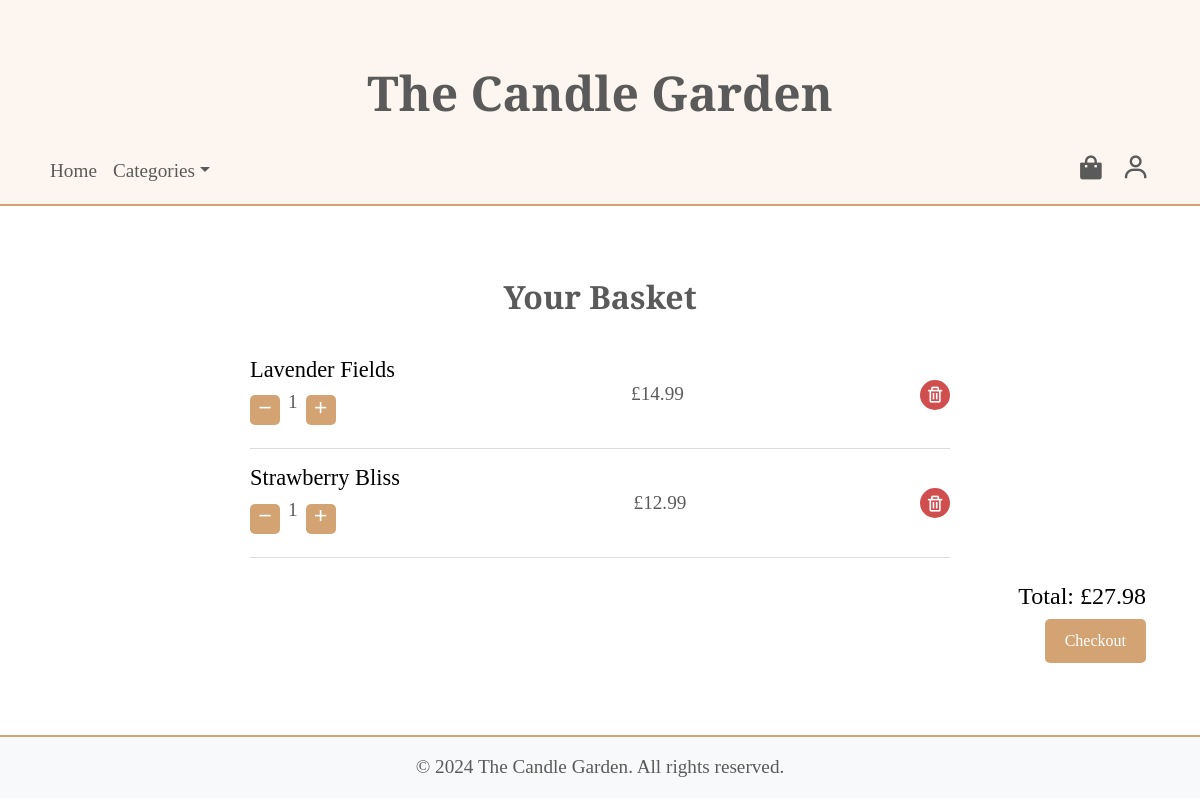
Before: /basket (signed in) with the older database file.
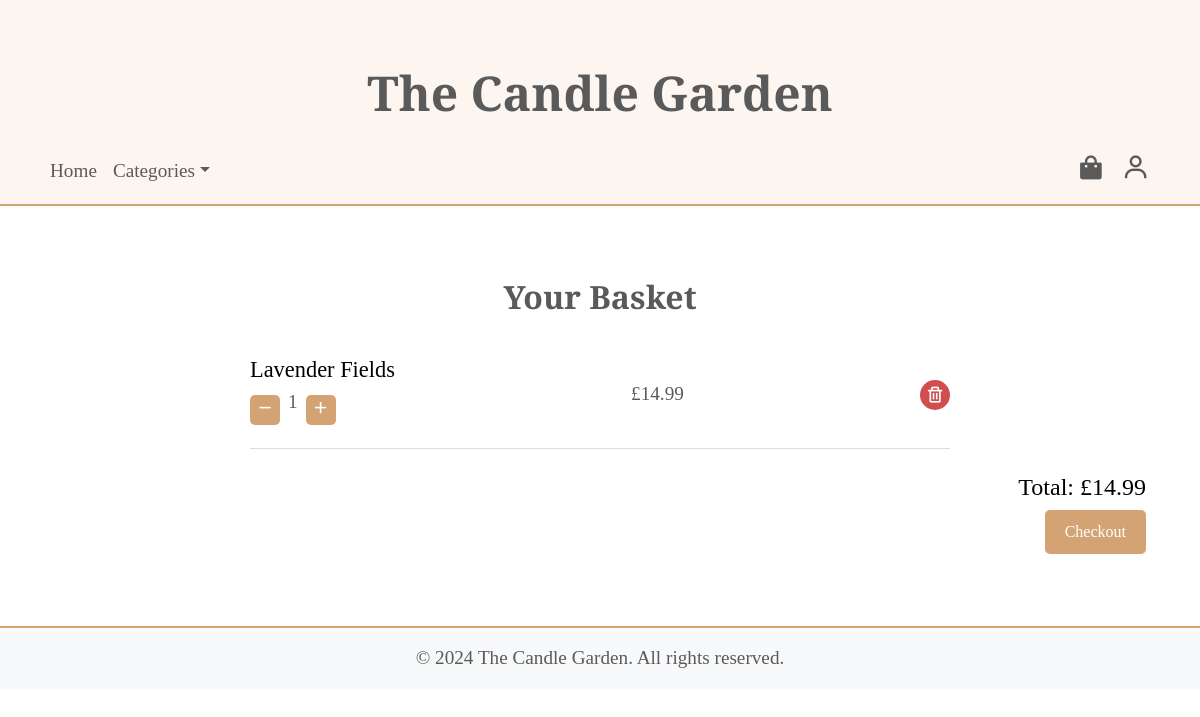
After: the same page with the newer database file.
### app/models.py (models this page shows, shortened)
class BasketItem(db.Model):
    id = db.Column(db.Integer, primary_key=True)
    basket_id = db.Column(db.Integer, db.ForeignKey('basket.id'), nullable=False)
    candle_id = db.Column(db.Integer, db.ForeignKey('candle.id'), nullable=False)
    quantity = db.Column(db.Integer, nullable=False, default=1)
    basket = db.relationship('Basket', back_populates='items')
    candle = db.relationship('Candle')

class Candle(db.Model):
    id = db.Column(db.Integer, primary_key=True)
    name = db.Column(db.String(100), nullable=False, unique=True)
    description = db.Column(db.Text, nullable=True)
    price = db.Column(db.Float, nullable=False)
    stock = db.Column(db.Integer, nullable=False, default=0)
    image_filename = db.Column(db.String(255), nullable=True)
    categories = db.relationship('Category', secondary=candle_category, back_populates='candles')
    baskets = db.relationship('Basket', secondary=basket_candle, back_populates='candles')
    orders = db.relationship('OrderItem', back_populates='candle')

### app/views.py (the view)
@app.route('/basket')
@login_required
def basket():
    form = CSRFProtectForm()
    items = current_user.basket.items if current_user.basket else []
    total_price = sum(item.candle.price * item.quantity for item in items)
    return render_template('basket.html', items=items, total_price=total_price, form=form)

### app/__init__.py (called while the page is built)
@login_manager.user_loader
def load_user(user_id):
    from app.models import User
    return User.query.get(int(user_id))

### app/views.py (called while the page is built)
@app.context_processor
def inject_categories():
    categories = Category.query.all()
    return dict(categories=categories)

### app/templates/basket.html (shortened to what this page needs)
{% extends "base.html" %}
{% block content %}
<div class="container py-5">
    <h2 class="text-center mb-4">Your Basket</h2>
    <div class="basket-items">
        {% for item in items %}
        <div id="basket-item-{{ item.id }}" class="basket-item d-flex justify-content-between align-items-center py-3">
            <div>
                <h5 class="mb-1">{{ item.candle.name }}</h5>
                <div class="d-flex align-items-center">
                    <button type="button" class="my-btn update-basket" data-item-id="{{ item.id }}" data-action="decrement">
                        <i class='bx bx-minus'></i>
                    </button>
                    <span class="mx-2"><p id="item-quantity-{{ item.id }}">{{ item.quantity }}</p></span>
                    <button type="button" class="my-btn update-basket" data-item-id="{{ item.id }}" data-action="increment">
                        <i class='bx bx-plus'></i>
                    </button>
                </div>
            </div>
            <div>
                <p id="item-total-{{ item.id }}" class="mb-0">£{{ "%.2f"|format(item.candle.price * item.quantity) }}</p>
            </div>
            <div>
                <button type="button" class="cart-remove update-basket" data-item-id="{{ item.id }}" data-action="remove">
                    <i class='bx bx-trash'></i>
                </button>
            </div>
        </div>
        {% endfor %}
    </div>
    <div class="text-end mt-4">
        <h4 id="basket-total">Total: £{{ "%.2f"|format(total_price) }}</h4>
        <form action="{{ url_for('checkout') }}" method="POST" style="display: inline;">
            <button type="submit" class="my-btn">Checkout</button>
        </form>
    </div>
</div>
{% endblock %}

Changed rows visible on the page:
removed BasketItem: candle.name "Strawberry Bliss", quantity "1"
no longer on this page (row edited): Candle: item.candle.price*item.quantity "12.99"
Other visible differences:
{{ "%.2f"|format(total_price) }}: "27.98" → "14.99"
